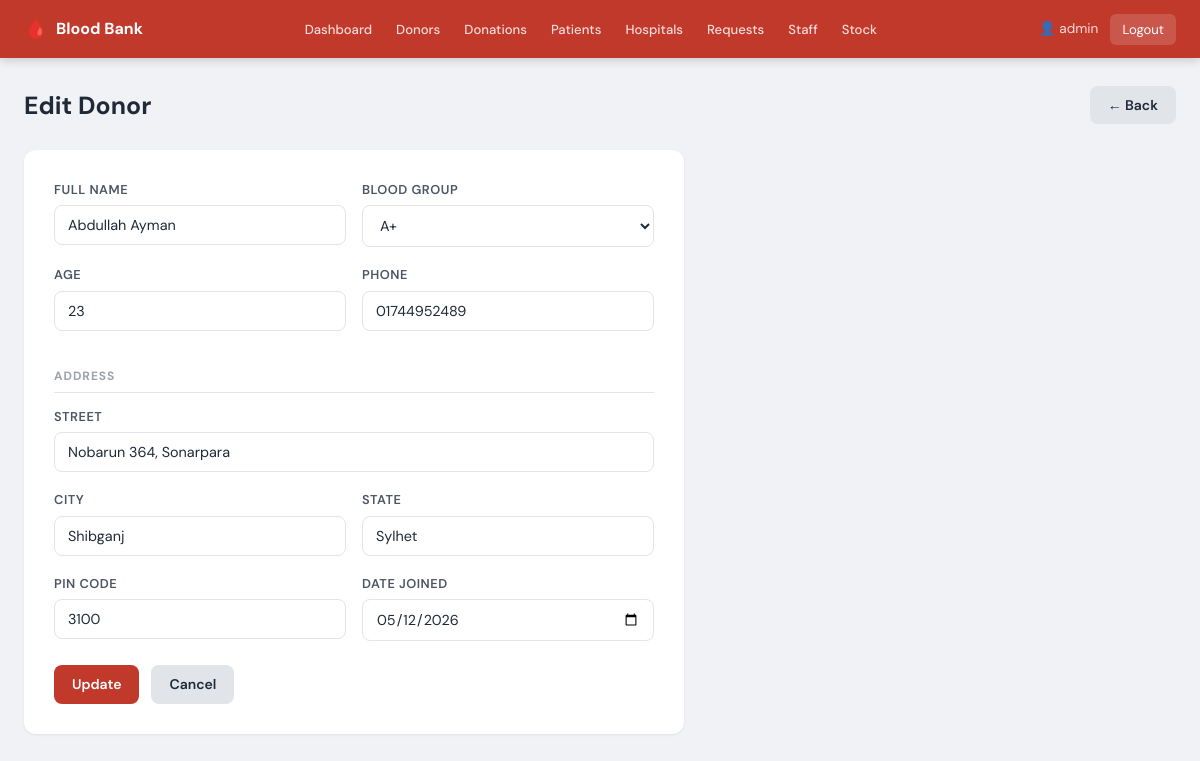
Page /edit_donor.php?id=1 (signed in) on the committed database.
### tables this page shows
CREATE TABLE `donor` (
  `Donor_ID`    INT          NOT NULL AUTO_INCREMENT,
  `Name`        VARCHAR(100) NOT NULL,
  `Age`         INT          DEFAULT NULL,
  `Phone`       VARCHAR(20)  DEFAULT NULL,
  `Blood_Group` VARCHAR(3)   DEFAULT NULL,
  `Street`      VARCHAR(255) DEFAULT NULL,
  `City`        VARCHAR(150) DEFAULT NULL,
  `State`       VARCHAR(100) DEFAULT NULL,
  `PIN_Code`    VARCHAR(10)  DEFAULT NULL,
  `Date_Joined` DATE         DEFAULT NULL,
  PRIMARY KEY (`Donor_ID`)
);

### edit_donor.php (the view, shortened to what this page needs)
<?php
include 'config.php';
$id = (int)$_GET['id'];
$r = mysqli_fetch_assoc(mysqli_query($conn, "SELECT * FROM donor WHERE Donor_ID=$id"));
$bgroups=['A+','A-','B+','B-','AB+','AB-','O+','O-'];
?>
<!DOCTYPE html><html lang="en"><head><meta charset="UTF-8"><meta name="viewport" content="width=device-width,initial-scale=1.0"><title>Edit Donor</title><link rel="stylesheet" href="style.css"></head><body>
<?php include 'navbar.php'; ?>
<div class="container">
    <div class="page-header"><h1>Edit Donor</h1><a href="view_donors.php" class="btn btn-secondary">← Back</a></div>
    <div class="form-card"><form method="POST">
        <div class="form-row">
            <div class="form-group"><label>Full Name</label><input type="text" name="name" value="<?php echo htmlspecialchars($r['Name']); ?>" required></div>
            <div class="form-group"><label>Blood Group</label><select name="blood_group"><?php foreach($bgroups as $b): ?><option<?php echo $r['Blood_Group']===$b?' selected':''; ?>><?php echo $b; ?></option><?php endforeach; ?></select></div>
        </div>
        <div class="form-row">
            <div class="form-group"><label>Age</label><input type="number" name="age" value="<?php echo $r['Age']; ?>" min="18" max="65"></div>
            <div class="form-group"><label>Phone</label><input type="text" name="phone" value="<?php echo htmlspecialchars($r['Phone']); ?>"></div>
        </div>
        <div class="section-sep">Address</div>
        <div class="form-group"><label>Street</label><input type="text" name="street" value="<?php echo htmlspecialchars($r['Street']); ?>"></div>
        <div class="form-row">
            <div class="form-group"><label>City</label><input type="text" name="city" value="<?php echo htmlspecialchars($r['City']); ?>"></div>
            <div class="form-group"><label>State</label><input type="text" name="state" value="<?php echo htmlspecialchars($r['State']); ?>"></div>
        </div>
        <div class="form-row">
            <div class="form-group"><label>PIN Code</label><input type="text" name="pin_code" value="<?php echo htmlspecialchars($r['PIN_Code']); ?>"></div>
            <div class="form-group"><label>Date Joined</label><input type="date" name="date_joined" value="<?php echo $r['Date_Joined']; ?>"></div>
        </div>
        <div class="form-actions"><button type="submit" name="update" class="btn btn-primary">Update</button><a href="view_donors.php" class="btn btn-secondary">Cancel</a></div>
    </form></div>
</div></body></html>

### style.css (style rules this page uses)
:root { --red: #c0392b; --red-dark: #922b21; --red-light: #fdf0ef; --green: #1e8449; --green-light:#eafaf1; --orange: #d35400; --orange-light:#fdf2e9; --blue: #1a5276; --blue-light: #eaf0f6; --gray-50: #f8f9fa; --gray-100: #f0f2f5; --gray-200: #e1e4e8; --gray-400: #9ca3af; --gray-600: #4b5563; --gray-800: #1f2937; --white: #ffffff; --shadow-sm: 0 1px 3px rgba(0,0,0,.07); --shadow-md: 0 4px 18px rgba(0,0,0,.10); --radius: 8px; --radius-lg: 12px; }
*,*::before,*::after { box-sizing:border-box;margin:0;padding:0 }
body { font-family:'DM Sans',sans-serif;background:var(--gray-100);color:var(--gray-800);line-height:1.6;min-height:100vh }
a { text-decoration:none;color:inherit }
.container { max-width:1200px;margin:0 auto;padding:28px 24px 52px }
.page-header { display:flex;align-items:flex-start;justify-content:space-between;margin-bottom:24px }
.page-header h1 { font-size:1.55rem;font-weight:700 }
.btn { display:inline-flex;align-items:center;gap:6px;padding:8px 18px;border-radius:var(--radius);font-family:inherit;font-size:.875rem;font-weight:600;cursor:pointer;border:none;transition:filter .15s,transform .1s }
.btn-primary { background:var(--red);color:#fff }
.btn-secondary { background:var(--gray-200);color:var(--gray-800) }
.form-card { background:var(--white);border-radius:var(--radius-lg);padding:30px;max-width:660px;box-shadow:var(--shadow-sm) }
.form-group { margin-bottom:18px }
.form-row { display:grid;grid-template-columns:1fr 1fr;gap:16px }
label { display:block;font-size:.8rem;font-weight:600;color:var(--gray-600);margin-bottom:5px;text-transform:uppercase;letter-spacing:.04em }
input[type=text],input[type=number],input[type=password],input[type=date],select,textarea { width:100%;padding:10px 13px;border:1.5px solid var(--gray-200);border-radius:var(--radius);font-family:inherit;font-size:.9rem;color:var(--gray-800);background:var(--white);transition:border-color .18s,box-shadow .18s;outline:none }
.form-actions { display:flex;gap:12px;margin-top:6px }
.section-sep { font-size:.75rem;font-weight:700;text-transform:uppercase;letter-spacing:.08em;color:var(--gray-400);margin:18px 0 14px;padding-bottom:6px;border-bottom:1px solid var(--gray-200) }

### rows in the picture
donor: name "Abdullah Ayman", blood_group "A+", age "23", phone "01744952489", street "Nobarun 364, Sonarpara", city "Shibganj", state "Sylhet", pin_code "3100", date_joined "05/12/2026"

### other values in the picture
$_SESSION['admin'] "admin"
